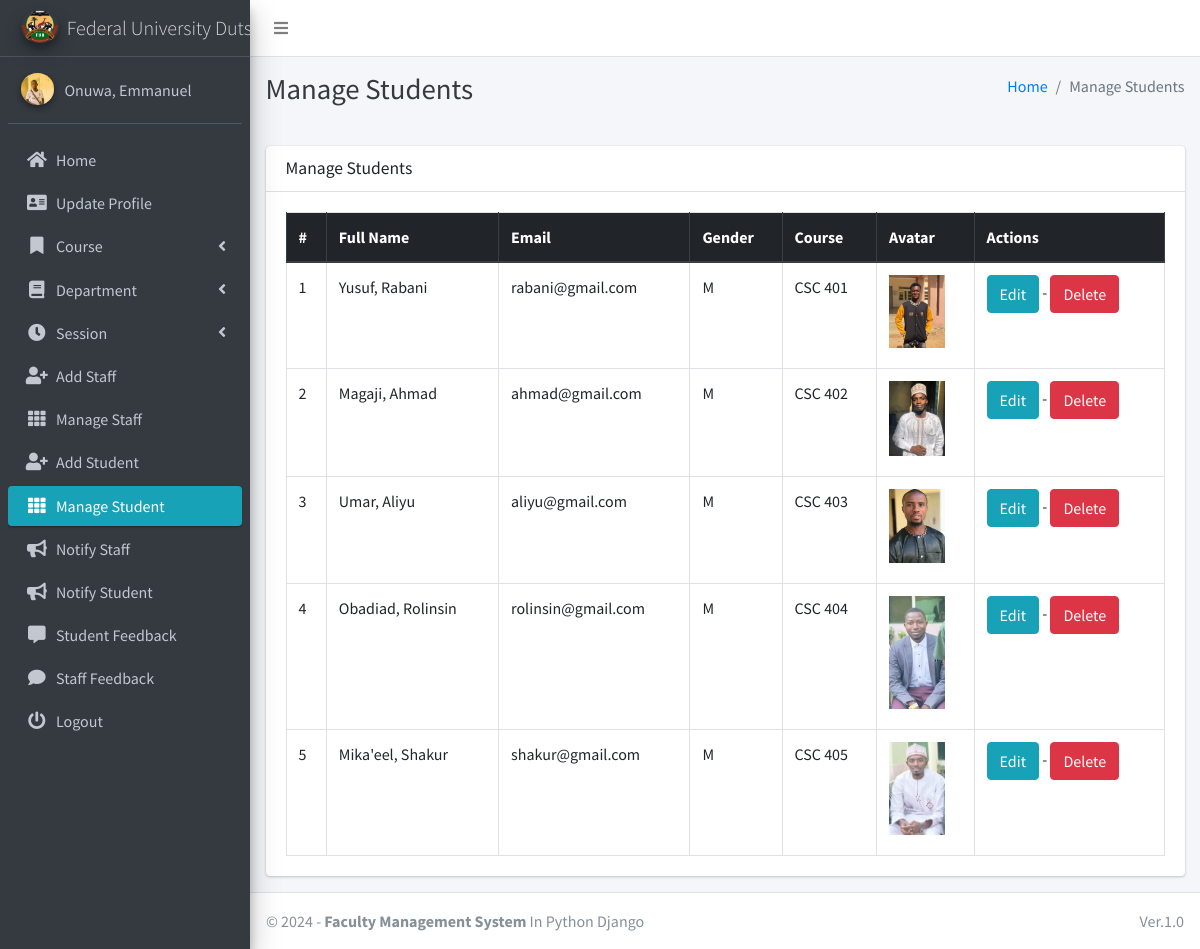
Page /student/manage/ (signed in) on the committed database.
### main_app/models.py (models this page shows, shortened)
class CustomUser(AbstractUser):
    USER_TYPE = ((1, "HOD"), (2, "Staff"), (3, "Student"))
    GENDER = [("M", "Male"), ("F", "Female")]
    username = None  # Removed username, using email instead
    email = models.EmailField(unique=True)
    user_type = models.CharField(default=1, choices=USER_TYPE, max_length=1)
    gender = models.CharField(max_length=1, choices=GENDER)
    profile_pic = models.ImageField()
    address = models.TextField()
    fcm_token = models.TextField(default="")  # For firebase notifications
    created_at = models.DateTimeField(auto_now_add=True)
    updated_at = models.DateTimeField(auto_now=True)
    USERNAME_FIELD = "email"
    REQUIRED_FIELDS = []
    objects = CustomUserManager()
    def __str__(self):
        return self.last_name + ", " + self.first_name

class Student(models.Model):
    admin = models.OneToOneField(CustomUser, on_delete=models.CASCADE)
    course = models.ForeignKey(Course, on_delete=models.DO_NOTHING, null=True, blank=False)
    session = models.ForeignKey(Session, on_delete=models.DO_NOTHING, null=True)

class Course(models.Model):
    name = models.CharField(max_length=120)
    created_at = models.DateTimeField(auto_now_add=True)
    updated_at = models.DateTimeField(auto_now=True)

### main_app/hod_views.py (the view)
# urls.py: path("student/manage/", hod_views.manage_student, name='manage_student'),
def manage_student(request):
    students = CustomUser.objects.filter(user_type=3)
    context = {
        'students': students,
        'page_title': 'Manage Students'
    }
    return render(request, "hod_template/manage_student.html", context)

### main_app/templates/hod_template/manage_student.html
{% extends 'main_app/base.html' %}
{% load static %}
{% block page_title %}{{page_title}}{% endblock page_title %}
{% block content %}
<section class="content">
    <div class="container-fluid">
        <div class="row">
            <div class="col-md-12">
                <div class="card">
                    <div class="card-header">
                        <h3 class="card-title">{{page_title}}</h3>
                    </div>
                    <div class="card-body">
                        <table id="example2" class="table table-bordered table-hover">
                            <thead class="thead-dark">
                                <tr>
                                    <th>#</th>
                                    <th>Full Name</th>
                                    <th>Email</th>
                                    <th>Gender</th>
                                    <th>Course</th>
                                    <th>Avatar</th>
                                    <th>Actions</th>
                                </tr>
                            </thead>
                            <tbody>
                                {% for student in students %}
                                <tr>
                                    <td>{{ forloop.counter }}</td>
                                    <td>{{student.last_name}}, {{student.first_name}}</td>
                                    <td>{{student.email}}</td>
                                    <td>{{student.gender}}</td>
                                    <td>{{student.student.course.name}}</td>
                                    <td>
                                        {% if student.profile_pic == ""  %}
                                        No Image
                                        {% else %}
                                        <img class="img img-fluid mb-2" height="56" width="56"
                                            src="{{student.profile_pic}}" alt="">
                                        {% endif %}
                                    </td>
                                    <td><a href="{% url 'edit_student' student.student.id %}" class="btn btn-info">Edit</a> -
                                        <a href="{% url 'delete_student' student.student.id %}" class="btn btn-danger" onclick="return confirm('Are you sure about this ?')">Delete</a>
                                    </td>
                                </tr>
                                {% endfor %}
                            </tbody>
                        </table>
                    </div>
                </div>
            </div>
        </div>
    </div>
</section>
{% endblock content %}

### main_app/templates/main_app/sidebar_template.html (shortened to what this page needs)
{% load static %}
<aside class="main-sidebar sidebar-dark-info elevation-4">
    {% if request.user.user_type == '1' %}
    <a href="{% url 'admin_home' %}" class="brand-link">
        <img src="{% static 'dist/img/fud.png' %} " alt="AdminLTE Logo"
            class="brand-image img-circle elevation-3" >
        <span class="brand-text font-weight-light">Federal University Dutse</span>
    </a>
    <div class="sidebar">
        <div class="user-panel mt-3 pb-3 mb-3 d-flex">
            <div class="image">
                <img src="{{ request.user.profile_pic}}" class="img-circle elevation-2" alt="User Image">
            </div>
            <div class="info">
                <a href="#" class="d-block">{{user}}</a>
            </div>
        </div>
        <nav class="mt-2">
            <ul class="nav nav-pills nav-sidebar flex-column" data-widget="treeview" role="menu" data-accordion="false">
                <li class="nav-item">
                    {% url 'admin_home' as admin_home %}
                    <a href="{{admin_home}}" class="nav-link {% if admin_home == request.path %} active {% endif %}">
                        <i class="nav-icon fas fa-home"></i>
                        <p>
                            Home
                        </p>
                    </a>
                </li>
                <li class="nav-item">
                    {% url 'admin_view_profile' as admin_view_profile %}
                    <a href="{{admin_view_profile}}"
                        class="nav-link {% if admin_view_profile == request.path %} active {% endif %}">
                        <i class="nav-icon fas fa-address-card"></i>
                        <p>
                            Update Profile
                        </p>
                    </a>
                </li>
                <li class="nav-item has-treeview">
                    <a href="#" class="nav-link">
                        <i class="nav-icon fas fa-bookmark"></i>
                        <p>
                            Course
                            <i class="fas fa-angle-left right"></i>
                        </p>
                    </a>
                </li>
                <li class="nav-item has-treeview">
                    <a href="#" class="nav-link">
                        <i class="nav-icon fas fa-book"></i>
                        <p>
                            Department
                            <i class="fas fa-angle-left right"></i>
                        </p>
                    </a>
                </li>
                <li class="nav-item has-treeview">
                    <a href="#" class="nav-link">
                        <i class="nav-icon fas fa-clock"></i>
                        <p>
                            Session
                            <i class="fas fa-angle-left right"></i>
                        </p>
                    </a>
                </li>
                <li class="nav-item">
                    {% url 'add_staff' as add_staff %}
                    <a href="{{add_staff}}" class="nav-link {% if add_staff == request.path %} active {% endif %}">
                        <i class="nav-icon fas fa-user-plus"></i>
                        <p>
                            Add Staff
                        </p>
                    </a>
                </li>
                <li class="nav-item">
                    {% url 'manage_staff' as manage_staff %}
                    {% url 'edit_staff' staff_id as edit_staff %}
                    <a href="{{manage_staff}}"
                        class="nav-link {% if manage_staff == request.path or request.path == edit_staff %} active {% endif %}">
                        <i class="nav-icon fas fa-th"></i>
                        <p>
                            Manage Staff
                        </p>
                    </a>
                </li>
                <li class="nav-item">
                    {% url 'add_student' as add_student%}
                    <a href="{{add_student}}" class="nav-link  {% if add_student == request.path %} active {% endif %}">
                        <i class="nav-icon fas fa-user-plus"></i>
                        <p>
                            Add Student
                        </p>
                    </a>
                </li>
                <li class="nav-item">
                    {% url 'manage_student' as manage_student %}
                    {% url 'edit_student' student_id as edit_student %}
                    <a href="{{manage_student}}"
                        class="nav-link  {% if edit_student == request.path or manage_student == request.path %} active {% endif %}">
                        <i class="nav-icon fas fa-th"></i>
                        <p>
                            Manage Student
                        </p>
                    </a>
                </li>
                <li class="nav-item">
                    {% url 'admin_notify_staff' as admin_notify_staff %}
                    <a href="{{admin_notify_staff}}"
                        class="nav-link {% if admin_notify_staff == request.path %} active {% endif %}">
                        <i class="nav-icon fas fa-bullhorn"></i>
                        <p>
                            Notify Staff
                        </p>
                    </a>
                </li>
                <li class="nav-item">
                    {% url 'admin_notify_student' as admin_notify_student %}
                    <a href="{{admin_notify_student}}"
                        class="nav-link {% if admin_notify_student == request.path %} active {% endif %}">
                        <i class="nav-icon fas fa-bullhorn"></i>
                        <p>
                            Notify Student
                        </p>
                    </a>
                </li>
                <li class="nav-item">
                    {% url 'student_feedback_message' as student_feedback_message %}
                    <a href="{{ student_feedback_message }}"
                        class="nav-link  {% if student_feedback_message == request.path %} active {% endif %}">
                        <i class="nav-icon fas fa-comment-alt"></i>
                        <p>
                            Student Feedback
                        </p>
                    </a>
                </li>
                <li class="nav-item">
                    {% url 'staff_feedback_message' as staff_feedback_message %}
                    <a href="{{staff_feedback_message}}"
                        class="nav-link   {% if staff_feedback_message == request.path %} active {% endif %}">
                        <i class="nav-icon fas fa-comment"></i>
                        <p>
                            Staff Feedback
                        </p>
                    </a>
                </li>
                                        {% endif %}
                                        <li class="nav-item">
                                            <a href="{% url 'user_logout' %}"
                                                onclick="return confirm('Your session would be terminated.\n\nProceed?')"
                                                class="nav-link">
                                                <i class="nav-icon fas fa-power-off"></i>
                                                <p>
                                                    Logout
                                                </p>
                                            </a>
                                        </li>
                                    </ul>
                                </nav>
                            </div>
</aside>

### rows in the picture
CustomUser: user.profile_pic (picture), last_name+first_name "Onuwa, Emmanuel"
CustomUser: last_name "Yusuf", first_name "Rabani", email "rabani@gmail.com", gender "M", student.course.name "CSC 401", profile_pic (picture)
CustomUser: last_name "Magaji", first_name "Ahmad", email "ahmad@gmail.com", gender "M", student.course.name "CSC 402", profile_pic (picture)
CustomUser: last_name "Umar", first_name "Aliyu", email "aliyu@gmail.com", gender "M", student.course.name "CSC 403", profile_pic (picture)
CustomUser: last_name "Obadiad", first_name "Rolinsin", email "rolinsin@gmail.com", gender "M", student.course.name "CSC 404", profile_pic (picture)
CustomUser: last_name "Mika'eel", first_name "Shakur", email "shakur@gmail.com", gender "M", student.course.name "CSC 405", profile_pic (picture)

### other values in the picture
{{ page_title }} "Manage Students"
